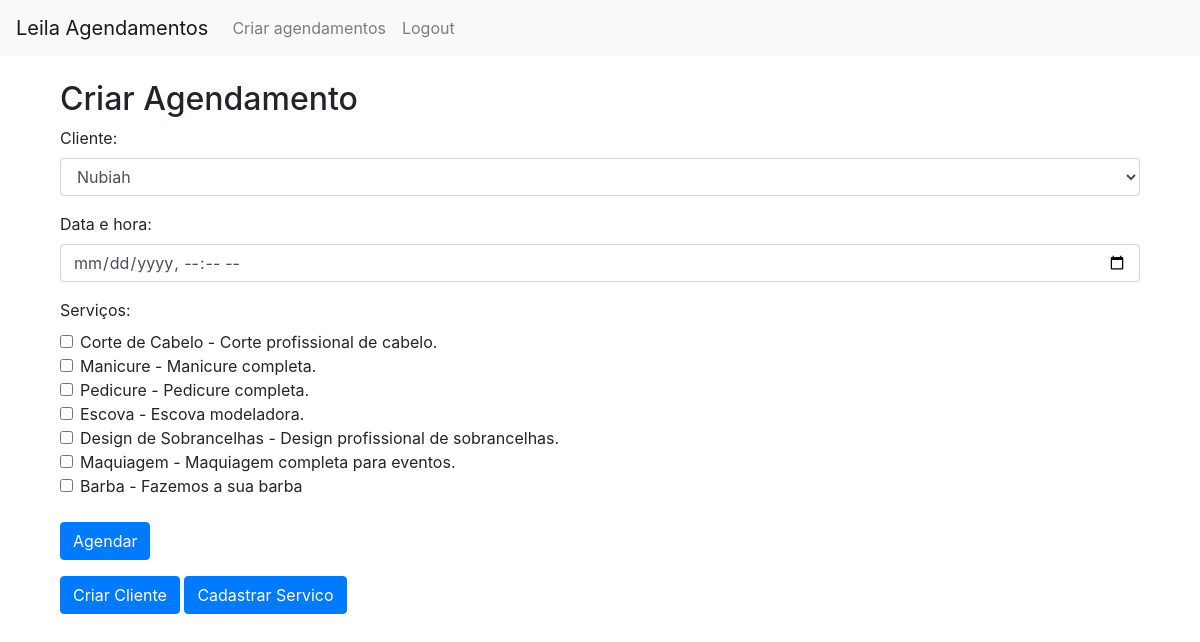
/agendamentos (signed in), run on an earlier commit of the app's database.
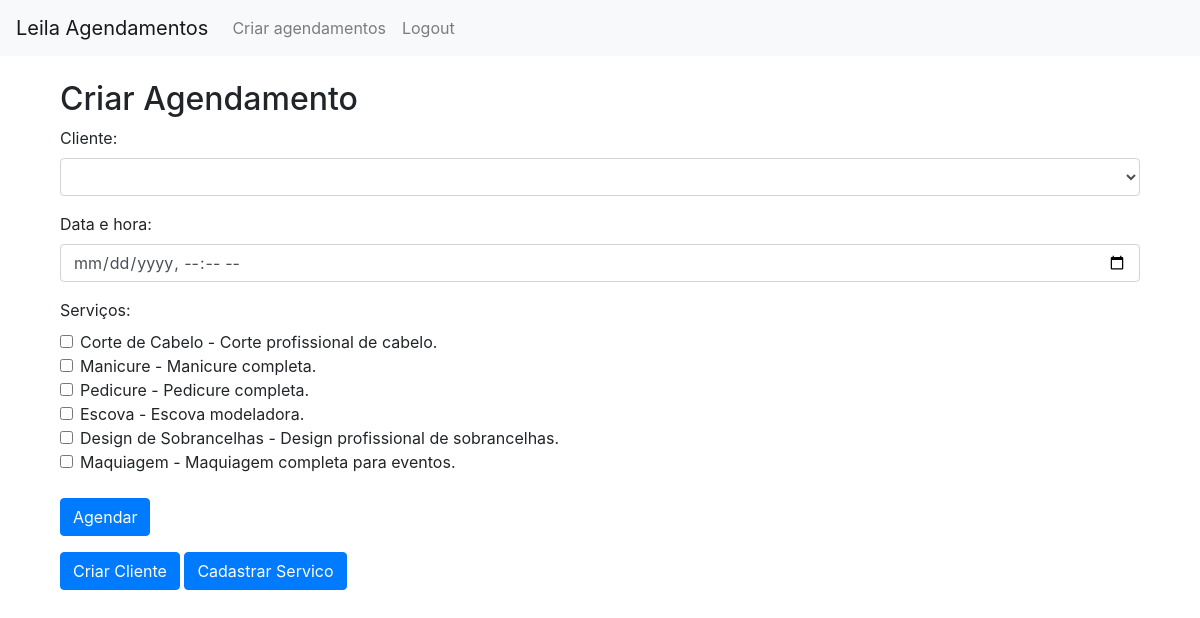
And on a later commit of the database.
### models.py (models this page shows)
class Servico(db.Model):
    id = db.Column(db.Integer, primary_key=True)
    nome = db.Column(db.String(100), nullable=False)
    preco = db.Column(db.Float, nullable=False)
    descricao = db.Column(db.Text)

### app.py (the view, shortened to what this page needs)
@app.route('/agendamentos', methods=['GET', 'POST'])
@login_required # criar agendamentos se logado
def agendamentos():
    todosClientes = Cliente.query.filter_by(is_admin = False).all() # carregar os clientes existentes. Não pode ser admin
    todosServicos = Servico.query.all() # Carregar serviços cadastrados
    return render_template('criarAgendamento.html', servicos=todosServicos, clientes=todosClientes)

### app.py (called while the page is built)
@lm.user_loader # decorador para carregar user
def load_user(id): # pega o id para carregar user
    cliente = db.session.query(Cliente).filter_by(id=id).first()
    return cliente

### templates/criarAgendamento.html
{% extends 'header.html' %}
{% block content %}
<div class="container">
    <form action="{{ url_for('agendamentos') }}" method="post">
        <h2 class="mt-4">Criar Agendamento</h2>
        {% if current_user.is_admin %}
            <div class="form-group">
                <label for="cliente">Cliente:</label>
                <select id="cliente" name="cliente" class="form-control" required>
                    {% for cliente in clientes %}
                    <option value="{{ cliente.id }}">{{ cliente.nome }}</option>
                    {% endfor %}
                </select>
            </div>
        {% endif %}
        <div class="form-group">
            <label for="dataHora">Data e hora: </label>
            <input type="datetime-local" id="dataHora" name="dataHora" class="form-control" required/>
        </div>
        <div class="form-group">
            <label>Serviços:</label>
            {% for servico in servicos %}
            <div class="form-check">
                <input class="form-check-input" type="checkbox"
                        name="servicos" value="{{ servico.id }}"
                        id="servicos{{ servico.id }}">
                <label class="form-check-label" for="servicos{{ servico.id }}">
                    {{ servico.nome }} - {{ servico.descricao }}
                </label>
        </div>
            {% endfor %}
        <div class="form-group mt-4">
            <input type="submit" value="Agendar" class="btn btn-primary">
        </div>
    </form>
    {% if current_user.is_admin %}
    <a href="{{ url_for('cadastrarCliente') }}" class="btn btn-primary">Criar Cliente</a>
    <a href="{{ url_for('servicos') }}" class="btn btn-primary">Cadastrar Servico</a>
    {% endif%}
</div>
{% endblock %}

### templates/header.html (shortened to what this page needs)
<!DOCTYPE html>
<html lang="pt-BR">
<head>
    <link rel="stylesheet" href="https://stackpath.bootstrapcdn.com/bootstrap/4.5.2/css/bootstrap.min.css">
</head>
<body>
    <div class="navbar navbar-expand-lg navbar-light bg-light container-fluid">
        <a class="navbar-brand" href="{{ url_for('home') }}">Leila Agendamentos</a>
        <div class="collapse navbar-collapse">
            <ul class="navbar-nav ">
                <li class="nav-item">
                    <a class="nav-link" href="{{ url_for('agendamentos') }}">Criar agendamentos</a>
                </li>
                {% if not current_user.is_authenticated %}
                    <li class="nav-item">
                        <a class="nav-link" href="{{ url_for('login') }}">Login</a>
                    </li>
                    <li class="nav-item">
                        <a class="nav-link" href="{{ url_for('cadastro') }}">Cadastro</a>
                    </li>
                {% else %}
                    <li class="nav-item">
                        <a class="nav-link" href="{{ url_for('logout') }}">Logout</a>
                    </li>
                {% endif %}
            </ul>
        </div>
    </div>
    <div class="container mt-4">
        {% block content %}{% endblock %}
    </div>
</body>
</html>

What changed in the data, as far as the page shows it:
removed Servico: nome "Barba", descricao "Fazemos a sua barba"
Also different on the page:
form field cliente: "Nubiah" → (not shown)
